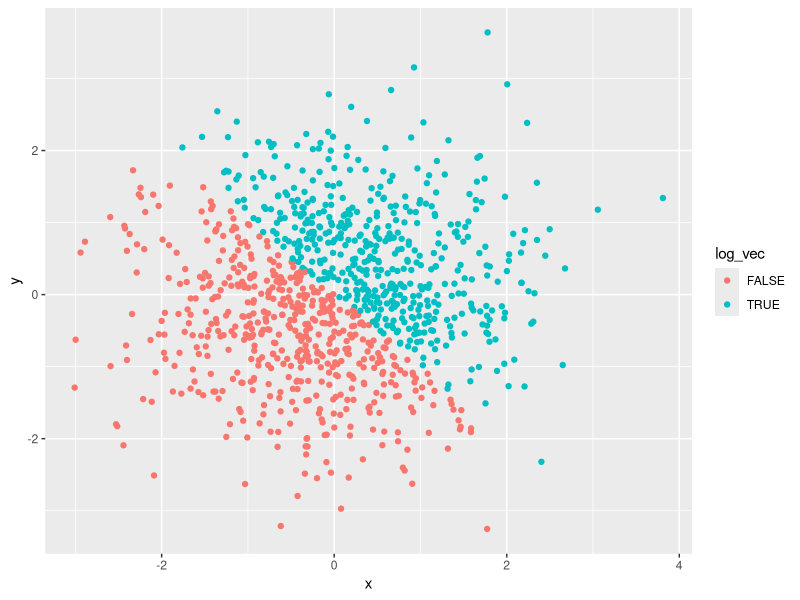
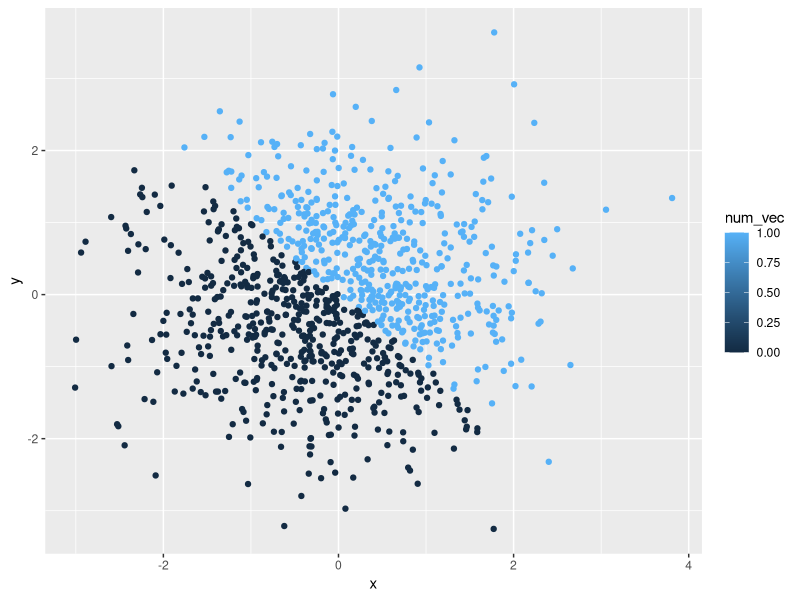
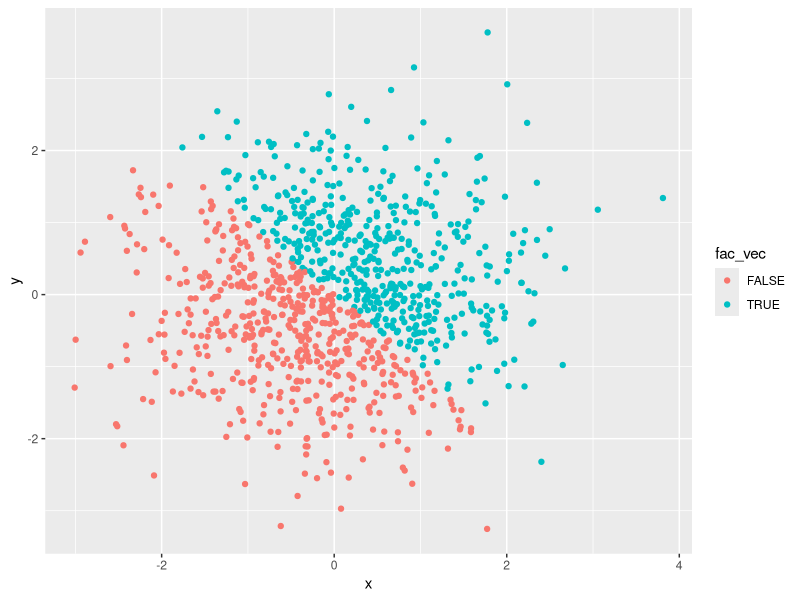
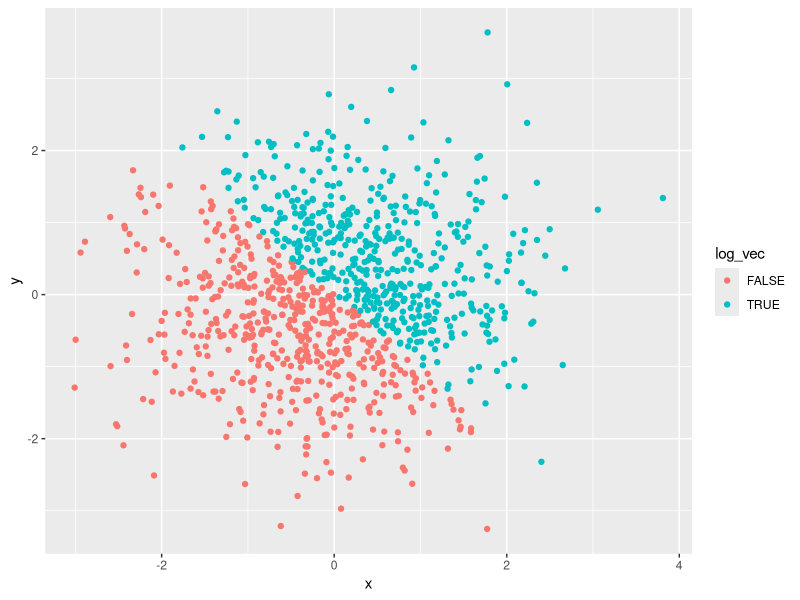

The R script that drew these images, in order:
## ---- chunk 1
library(tidyverse)

set.seed(1)
## ---- chunk 2
prob1_df = tibble(
  rand_samp = runif(10, min = 0, max = 5),
  log_vec = rand_samp > 2,
  char_vec = LETTERS[1:10],
  fac_vec = factor(LETTERS[1:10])
)
## ---- chunk 3

mean(prob1_df$rand_samp)
mean(prob1_df$log_vec)
mean(prob1_df$char_vec)
mean(prob1_df$fac_vec)
## ---- chunk 4

char_to_fac = as.factor(prob1_df$char_vec)
as.numeric(char_to_fac)

fac_to_char = as.character(prob1_df$fac_vec)
as.numeric(fac_to_char)
## ---- chunk 5

set.seed(1)

prob2_df = tibble(
  x = rnorm(1000),
  y = rnorm(1000),
  log_vec = (x + y > 0),
  num_vec = as.numeric(log_vec),
  fac_vec = as.factor(log_vec)
)
## ---- chunk 6

plot_1 = ggplot(prob2_df, aes(color = log_vec, x = x, y = y)) +
  geom_point()
plot_1
## ---- chunk 7

plot_2 = ggplot(prob2_df, aes(color = num_vec, x = x, y = y)) +
  geom_point()
plot_2
## ---- chunk 8

plot_3 = ggplot(prob2_df, aes(color = fac_vec, x = x, y = y)) +
  geom_point()
plot_3
## ---- chunk 9
ggsave("scatterplot_log_vec.pdf", plot = plot_1, height = 4, width = 6)
